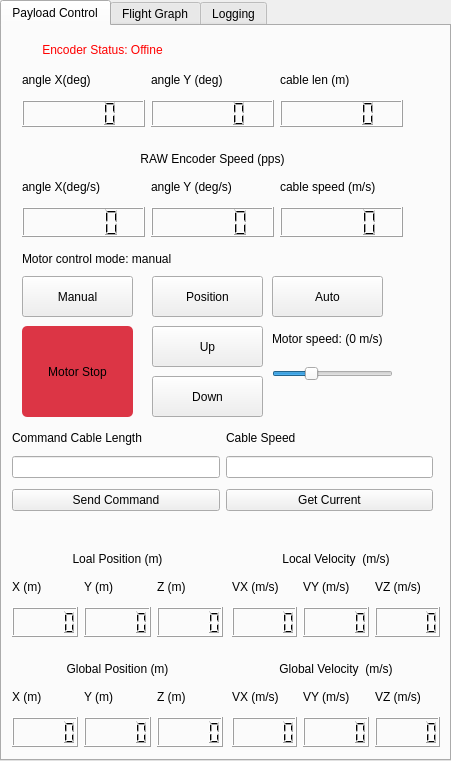
   <widget class="QTabWidget" name="Additional_Function">
    <property name="geometry">
     <rect>
      <x>860</x>
      <y>30</y>
      <width>451</width>
      <height>761</height>
     </rect>
    </property>
    <property name="currentIndex">
     <number>0</number>
    </property>
    <widget class="QWidget" name="Payload_Control">
     <attribute name="title">
      <string>Payload Control</string>
     </attribute>
     <widget class="QWidget" name="verticalLayoutWidget_23">
      <property name="geometry">
       <rect>
        <x>230</x>
        <y>510</y>
        <width>208</width>
        <height>101</height>
       </rect>
      </property>
      <layout class="QVBoxLayout" name="GPSDataLayout_9">
       <item>
        <widget class="QLabel" name="lblVelEst">
         <property name="text">
          <string>Local Velocity  (m/s)</string>
         </property>
         <property name="alignment">
          <set>Qt::AlignBottom|Qt::AlignHCenter</set>
         </property>
        </widget>
       </item>
       <item>
        <layout class="QHBoxLayout" name="GPSHLayout_6">
         <item>
          <widget class="QLabel" name="lblPayloadXDot">
           <property name="text">
            <string>VX (m/s)</string>
           </property>
          </widget>
         </item>
         <item>
          <widget class="QLabel" name="lblPayloadYDot">
           <property name="text">
            <string>VY (m/s)</string>
           </property>
          </widget>
         </item>
         <item>
          <widget class="QLabel" name="lblPayloadZDot">
           <property name="text">
            <string>VZ (m/s)</string>
           </property>
          </widget>
         </item>
        </layout>
       </item>
       <item>
        <layout class="QHBoxLayout" name="GPS_DISP_9">
         <item>
          <widget class="QLCDNumber" name="PayloadXDot_DISP"/>
         </item>
         <item>
          <widget class="QLCDNumber" name="PayloadYDot_DISP"/>
         </item>
         <item>
          <widget class="QLCDNumber" name="PayloadZDot_DISP"/>
         </item>
        </layout>
       </item>
      </layout>
     </widget>
     <widget class="QWidget" name="verticalLayoutWidget_16">
      <property name="geometry">
       <rect>
        <x>10</x>
        <y>510</y>
        <width>211</width>
        <height>101</height>
       </rect>
      </property>
      <layout class="QVBoxLayout" name="GPSDataLayout_8">
       <item>
        <widget class="QLabel" name="lblPosEst">
         <property name="text">
          <string>Loal Position (m)</string>
         </property>
         <property name="alignment">
          <set>Qt::AlignBottom|Qt::AlignHCenter</set>
         </property>
        </widget>
       </item>
       <item>
        <layout class="QHBoxLayout" name="GPSHLayout_5">
         <item>
          <widget class="QLabel" name="lblPayloadX">
           <property name="text">
            <string>X (m)</string>
           </property>
          </widget>
         </item>
         <item>
          <widget class="QLabel" name="lblPayloadY">
           <property name="text">
            <string>Y (m)</string>
           </property>
          </widget>
         </item>
         <item>
          <widget class="QLabel" name="lblPayloadZ">
           <property name="text">
            <string>Z (m)</string>
           </property>
          </widget>
         </item>
        </layout>
       </item>
       <item>
        <layout class="QHBoxLayout" name="GPS_DISP_8">
         <item>
          <widget class="QLCDNumber" name="PayloadX_DISP">
           <property name="smallDecimalPoint">
            <bool>false</bool>
           </property>
           <property name="digitCount">
            <number>5</number>
           </property>
          </widget>
         </item>
         <item>
          <widget class="QLCDNumber" name="PayloadY_DISP">
           <property name="smallDecimalPoint">
            <bool>false</bool>
           </property>
           <property name="digitCount">
            <number>5</number>
           </property>
          </widget>
         </item>
         <item>
          <widget class="QLCDNumber" name="PayloadZ_DISP">
           <property name="smallDecimalPoint">
            <bool>false</bool>
           </property>
           <property name="digitCount">
            <number>5</number>
           </property>
          </widget>
         </item>
        </layout>
       </item>
      </layout>
     </widget>
     <widget class="QWidget" name="verticalLayoutWidget_7">
      <property name="geometry">
       <rect>
        <x>20</x>
        <y>40</y>
        <width>381</width>
        <height>61</height>
       </rect>
      </property>
      <layout class="QVBoxLayout" name="GPSDataLayout_5">
       <item>
        <layout class="QHBoxLayout" name="GPSHLayout_3">
         <item>
          <widget class="QLabel" name="lblRawX">
           <property name="text">
            <string>angle X(deg)</string>
           </property>
          </widget>
         </item>
         <item>
          <widget class="QLabel" name="lblRawY">
           <property name="text">
            <string>angle Y (deg)</string>
           </property>
          </widget>
         </item>
         <item>
          <widget class="QLabel" name="lblRawZ">
           <property name="text">
            <string>cable len (m)</string>
           </property>
          </widget>
         </item>
        </layout>
       </item>
       <item>
        <layout class="QHBoxLayout" name="GPS_DISP_5">
         <item>
          <widget class="QLCDNumber" name="rawX_DISP"/>
         </item>
         <item>
          <widget class="QLCDNumber" name="rawY_DISP"/>
         </item>
         <item>
          <widget class="QLCDNumber" name="rawZ_DISP"/>
         </item>
        </layout>
       </item>
      </layout>
     </widget>
     <widget class="QWidget" name="verticalLayoutWidget_24">
      <property name="geometry">
       <rect>
        <x>20</x>
        <y>110</y>
        <width>381</width>
        <height>101</height>
       </rect>
      </property>
      <layout class="QVBoxLayout" name="GPSDataLayout_10">
       <item>
        <widget class="QLabel" name="lblRawEncoderSpd">
         <property name="text">
          <string>RAW Encoder Speed (pps)</string>
         </property>
         <property name="alignment">
          <set>Qt::AlignBottom|Qt::AlignHCenter</set>
         </property>
        </widget>
       </item>
       <item>
        <layout class="QHBoxLayout" name="GPSHLayout_7">
         <item>
          <widget class="QLabel" name="lblXDot">
           <property name="text">
            <string>angle X(deg/s)</string>
           </property>
          </widget>
         </item>
         <item>
          <widget class="QLabel" name="lblYDot">
           <property name="text">
            <string>angle Y (deg/s)</string>
           </property>
          </widget>
         </item>
         <item>
          <widget class="QLabel" name="lblZDot">
           <property name="text">
            <string>cable speed (m/s)</string>
           </property>
          </widget>
         </item>
        </layout>
       </item>
       <item>
        <layout class="QHBoxLayout" name="GPS_DISP_10">
         <item>
          <widget class="QLCDNumber" name="angle_vel_x_disp"/>
         </item>
         <item>
          <widget class="QLCDNumber" name="angle_vel_y_disp"/>
         </item>
         <item>
          <widget class="QLCDNumber" name="cable_speed_disp"/>
         </item>
        </layout>
       </item>
      </layout>
     </widget>
     <widget class="QLabel" name="encoder_status">
      <property name="geometry">
       <rect>
        <x>10</x>
        <y>10</y>
        <width>181</width>
        <height>21</height>
       </rect>
      </property>
      <property name="styleSheet">
       <string notr="true">color:red</string>
      </property>
      <property name="text">
       <string>Encoder Status: Offine</string>
      </property>
      <property name="alignment">
       <set>Qt::AlignBottom|Qt::AlignHCenter</set>
      </property>
     </widget>
     <widget class="QLabel" name="motor_status_text">
      <property name="geometry">
       <rect>
        <x>20</x>
        <y>220</y>
        <width>221</width>
        <height>20</height>
       </rect>
      </property>
      <property name="text">
       <string>Motor control mode: manual</string>
      </property>
      <property name="alignment">
       <set>Qt::AlignBottom|Qt::AlignLeading|Qt::AlignLeft</set>
      </property>
     </widget>
     <widget class="QPushButton" name="motor_stop_button">
      <property name="geometry">
       <rect>
        <x>20</x>
        <y>300</y>
        <width>111</width>
        <height>91</height>
       </rect>
      </property>
      <property name="styleSheet">
       <string notr="true">QPushButton {
    background-color: #dc3545;  /* blue background */
    color: black;                /* white text */
    border-radius: 5px;          /* rounded corners */
    padding: 5px 10px;
}

QPushButton:hover {
    background-color: #2980b9;   /* darker blue on hover */
}
</string>
      </property>
      <property name="text">
       <string>Motor Stop</string>
      </property>
     </widget>
     <widget class="QPushButton" name="manual_mod_button">
      <property name="geometry">
       <rect>
        <x>20</x>
        <y>250</y>
        <width>111</width>
        <height>41</height>
       </rect>
      </property>
      <property name="text">
       <string>Manual</string>
      </property>
     </widget>
     <widget class="QPushButton" name="pos_mod_button">
      <property name="geometry">
       <rect>
        <x>150</x>
        <y>250</y>
        <width>111</width>
        <height>41</height>
       </rect>
      </property>
      <property name="text">
       <string>Position</string>
      </property>
     </widget>
     <widget class="QPushButton" name="auto_mod_button">
      <property name="geometry">
       <rect>
        <x>270</x>
        <y>250</y>
        <width>111</width>
        <height>41</height>
       </rect>
      </property>
      <property name="text">
       <string>Auto</string>
      </property>
     </widget>
     <widget class="QLabel" name="motor_com_speed_disp">
      <property name="geometry">
       <rect>
        <x>270</x>
        <y>300</y>
        <width>151</width>
        <height>20</height>
       </rect>
      </property>
      <property name="text">
       <string>Motor speed: (0 m/s)</string>
      </property>
      <property name="alignment">
       <set>Qt::AlignBottom|Qt::AlignLeading|Qt::AlignLeft</set>
      </property>
     </widget>
     <widget class="QPushButton" name="cable_up_button">
      <property name="geometry">
       <rect>
        <x>150</x>
        <y>300</y>
        <width>111</width>
        <height>41</height>
       </rect>
      </property>
      <property name="text">
       <string>Up</string>
      </property>
     </widget>
     <widget class="QPushButton" name="cable_down_button">
      <property name="geometry">
       <rect>
        <x>150</x>
        <y>350</y>
        <width>111</width>
        <height>41</height>
       </rect>
      </property>
      <property name="text">
       <string>Down</string>
      </property>
     </widget>
     <widget class="QWidget" name="verticalLayoutWidget_25">
      <property name="geometry">
       <rect>
        <x>230</x>
        <y>620</y>
        <width>208</width>
        <height>101</height>
       </rect>
      </property>
      <layout class="QVBoxLayout" name="GPSDataLayout_11">
       <item>
        <widget class="QLabel" name="lblVelEst_2">
         <property name="text">
          <string>Global Velocity  (m/s)</string>
         </property>
         <property name="alignment">
          <set>Qt::AlignBottom|Qt::AlignHCenter</set>
         </property>
        </widget>
       </item>
       <item>
        <layout class="QHBoxLayout" name="GPSHLayout_8">
         <item>
          <widget class="QLabel" name="lblPayloadXDot_2">
           <property name="text">
            <string>VX (m/s)</string>
           </property>
          </widget>
         </item>
         <item>
          <widget class="QLabel" name="lblPayloadYDot_2">
           <property name="text">
            <string>VY (m/s)</string>
           </property>
          </widget>
         </item>
         <item>
          <widget class="QLabel" name="lblPayloadZDot_2">
           <property name="text">
            <string>VZ (m/s)</string>
           </property>
          </widget>
         </item>
        </layout>
       </item>
       <item>
        <layout class="QHBoxLayout" name="GPS_DISP_11">
         <item>
          <widget class="QLCDNumber" name="PayloadXDot_DISP_2"/>
         </item>
         <item>
          <widget class="QLCDNumber" name="PayloadYDot_DISP_2"/>
         </item>
         <item>
          <widget class="QLCDNumber" name="PayloadZDot_DISP_2"/>
         </item>
        </layout>
       </item>
      </layout>
     </widget>
     <widget class="QWidget" name="verticalLayoutWidget_27">
      <property name="geometry">
       <rect>
        <x>10</x>
        <y>620</y>
        <width>211</width>
        <height>101</height>
       </rect>
      </property>
      <layout class="QVBoxLayout" name="GPSDataLayout_12">
       <item>
        <widget class="QLabel" name="lblPosEst_2">
         <property name="text">
          <string>Global Position (m)</string>
         </property>
         <property name="alignment">
          <set>Qt::AlignBottom|Qt::AlignHCenter</set>
         </property>
        </widget>
       </item>
       <item>
        <layout class="QHBoxLayout" name="GPSHLayout_9">
         <item>
          <widget class="QLabel" name="lblPayloadX_2">
           <property name="text">
            <string>X (m)</string>
           </property>
          </widget>
         </item>
         <item>
          <widget class="QLabel" name="lblPayloadY_2">
           <property name="text">
            <string>Y (m)</string>
           </property>
          </widget>
         </item>
         <item>
          <widget class="QLabel" name="lblPayloadZ_2">
           <property name="text">
            <string>Z (m)</string>
           </property>
          </widget>
         </item>
        </layout>
       </item>
       <item>
        <layout class="QHBoxLayout" name="GPS_DISP_12">
         <item>
          <widget class="QLCDNumber" name="PayloadX_DISP_2">
           <property name="smallDecimalPoint">
            <bool>false</bool>
           </property>
           <property name="digitCount">
            <number>5</number>
           </property>
          </widget>
         </item>
         <item>
          <widget class="QLCDNumber" name="PayloadY_DISP_2">
           <property name="smallDecimalPoint">
            <bool>false</bool>
           </property>
           <property name="digitCount">
            <number>5</number>
           </property>
          </widget>
         </item>
         <item>
          <widget class="QLCDNumber" name="PayloadZ_DISP_2">
           <property name="smallDecimalPoint">
            <bool>false</bool>
           </property>
           <property name="digitCount">
            <number>5</number>
           </property>
          </widget>
         </item>
        </layout>
       </item>
      </layout>
     </widget>
     <widget class="QWidget" name="gridLayoutWidget_7">
      <property name="geometry">
       <rect>
        <x>10</x>
        <y>400</y>
        <width>421</width>
        <height>91</height>
       </rect>
      </property>
      <layout class="QGridLayout" name="gridLayout_6">
       <item row="0" column="1">
        <widget class="QLabel" name="lblSpeed_3">
         <property name="sizePolicy">
          <sizepolicy hsizetype="Preferred" vsizetype="Fixed">
           <horstretch>0</horstretch>
           <verstretch>0</verstretch>
          </sizepolicy>
         </property>
         <property name="text">
          <string>Cable Speed</string>
         </property>
        </widget>
       </item>
       <item row="0" column="0">
        <widget class="QLabel" name="lblAmplitude_3">
         <property name="sizePolicy">
          <sizepolicy hsizetype="Preferred" vsizetype="Fixed">
           <horstretch>0</horstretch>
           <verstretch>0</verstretch>
          </sizepolicy>
         </property>
         <property name="text">
          <string>Command Cable Length</string>
         </property>
        </widget>
       </item>
       <item row="1" column="0">
        <widget class="QLineEdit" name="cable_len_cmd">
         <property name="sizePolicy">
          <sizepolicy hsizetype="Preferred" vsizetype="Fixed">
           <horstretch>0</horstretch>
           <verstretch>0</verstretch>
          </sizepolicy>
         </property>
         <property name="minimumSize">
          <size>
           <width>0</width>
           <height>0</height>
          </size>
         </property>
         <property name="text">
          <string/>
         </property>
        </widget>
       </item>
       <item row="1" column="1">
        <widget class="QLineEdit" name="speed_CMD_2">
         <property name="sizePolicy">
          <sizepolicy hsizetype="Preferred" vsizetype="Fixed">
           <horstretch>0</horstretch>
           <verstretch>0</verstretch>
          </sizepolicy>
         </property>
         <property name="minimumSize">
          <size>
           <width>0</width>
           <height>0</height>
          </size>
         </property>
         <property name="text">
          <string/>
         </property>
        </widget>
       </item>
       <item row="2" column="0">
        <widget class="QPushButton" name="btnSendCMD_2">
         <property name="text">
          <string>Send Command</string>
         </property>
         <property name="shortcut">
          <string>Return</string>
         </property>
        </widget>
       </item>
       <item row="2" column="1">
        <widget class="QPushButton" name="btnGetCurLenght_2">
         <property name="text">
          <string>Get Current</string>
         </property>
        </widget>
       </item>
      </layout>
     </widget>
     <widget class="QSlider" name="horizontalSlider">
      <property name="geometry">
       <rect>
        <x>270</x>
        <y>340</y>
        <width>121</width>
        <height>16</height>
       </rect>
      </property>
      <property name="value">
       <number>30</number>
      </property>
      <property name="orientation">
       <enum>Qt::Horizontal</enum>
      </property>
     </widget>
    </widget>
    <widget class="QWidget" name="Flight_Graph">
     <attribute name="title">
      <string>Flight Graph</string>
     </attribute>
     <widget class="QWidget" name="widget" native="true">
      <property name="geometry">
       <rect>
        <x>20</x>
        <y>30</y>
        <width>401</width>
        <height>431</height>
       </rect>
      </property>
     </widget>
    </widget>
    <widget class="QWidget" name="tab_2">
     <attribute name="title">
      <string>Logging</string>
     </attribute>
     <widget class="QTextBrowser" name="Logging">
      <property name="geometry">
       <rect>
        <x>50</x>
        <y>30</y>
        <width>361</width>
        <height>651</height>
       </rect>
      </property>
     </widget>
    </widget>
   </widget>
